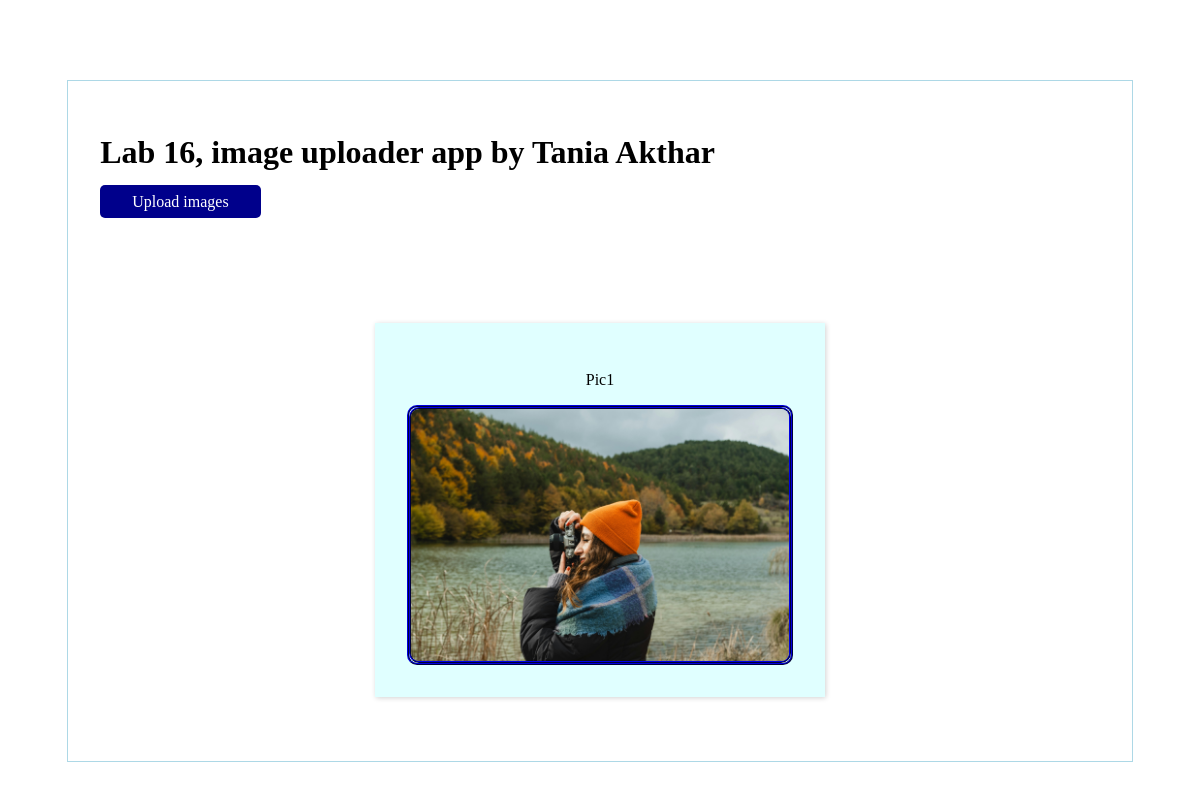
Before: / with the older database file.
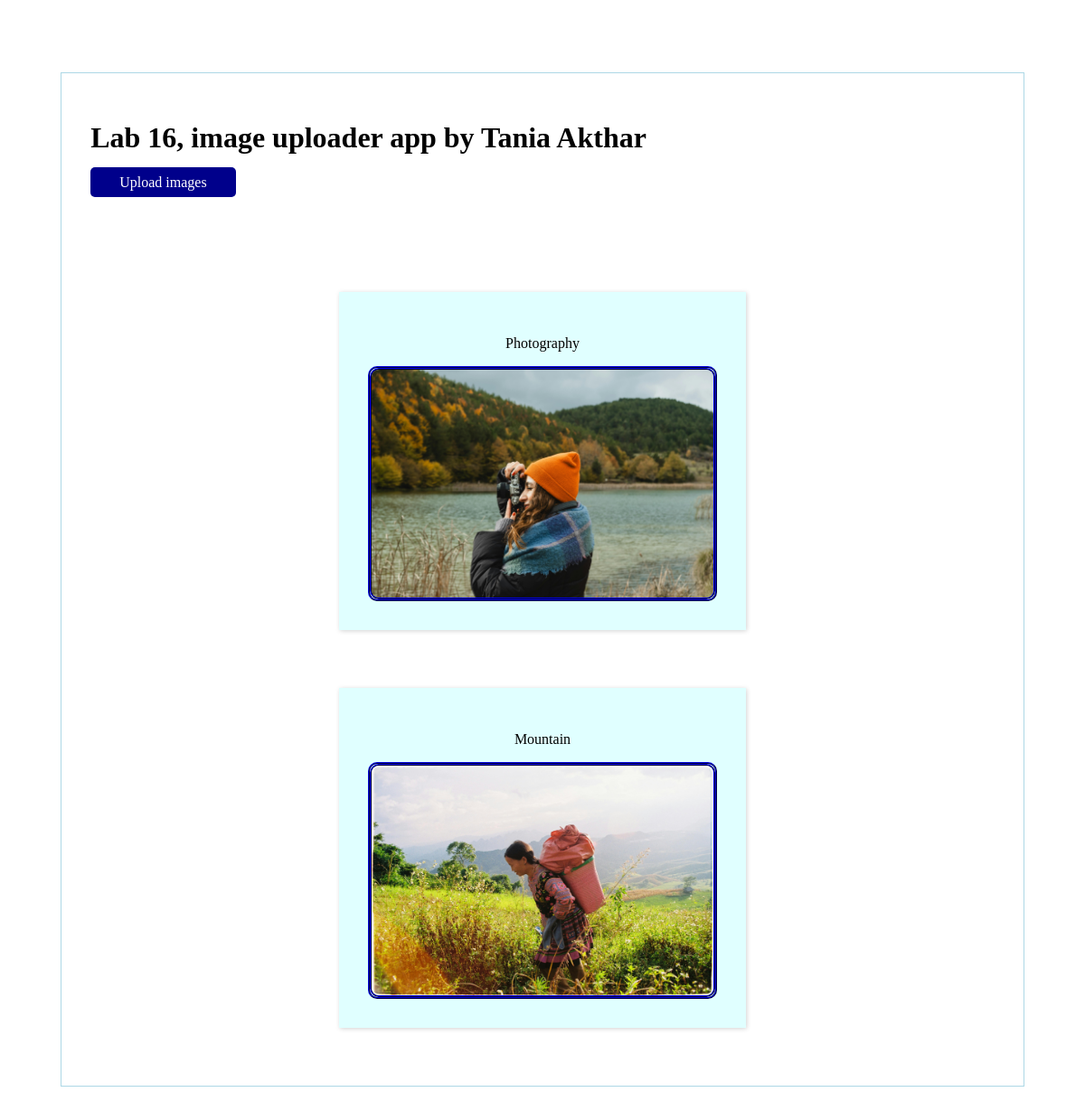
After: the same page with the newer database file.
### post/models.py (models this page shows, shortened)
class Post(models.Model):
    title = models.CharField(max_length=200)
    image = models.ImageField(upload_to="images/")

### post/views.py (the view)
# urls.py: path("", HomePageView.as_view(), name="home"),
class HomePageView(ListView):
    model = Post
    template_name = "home.html"

### templates/home.html (shortened to what this page needs)
<!DOCTYPE html>
<html lang="en">
<head>
    {% load static %}
    <link rel="stylesheet" href="{% static 'style.css'%}">
</head>
<body>
    <main class="maincontainer">
        <h1>Lab 16, image uploader app by Tania Akthar</h1>
        <section>
        <nav><a class="upload_img_btn" href="{% url 'add_post' %}">Upload images</a> </nav>
        </section>
        <section class="albumcontainer">
            {% for post in object_list %}
            <div class="card">
                <p class="card-title">{{ post.title }}</p>
                <div class="card-img">
                    <img class="card-img" src="{{ post.image.url }}" alt="image of {{ post.title }}">
                </div>
            </div>
             {% endfor %}
        </section>
    </main>
</body>
</html>

### static/style.css (style rules this page uses)
* { box-sizing: border-box; }
img { width: 100%; display: block; }
.maincontainer { width: 90%; margin: 5rem auto; padding: 2rem; border: solid lightblue 1px; }
.upload_img_btn { background-color: darkblue; padding: 0.5rem 2rem; border-radius: 5px; color: white; text-decoration: none; }
.albumcontainer { margin-top: 5rem; display: flex; justify-content: space-around; flex-wrap: wrap; }
.card { margin: 2rem; width: 45%; padding: 2rem; background-color: lightcyan; box-shadow: 1px 1px 5px lightgray; }
.card-title { text-align: center; font-family: Georgia, 'Times New Roman', Times, serif; }
.card-img { border: ridge 2px darkblue; border-radius: 10px; }

Changed rows visible on the page:
changed Post: title "Pic1" → "Photography"
added Post: title "Mountain", image (picture)
